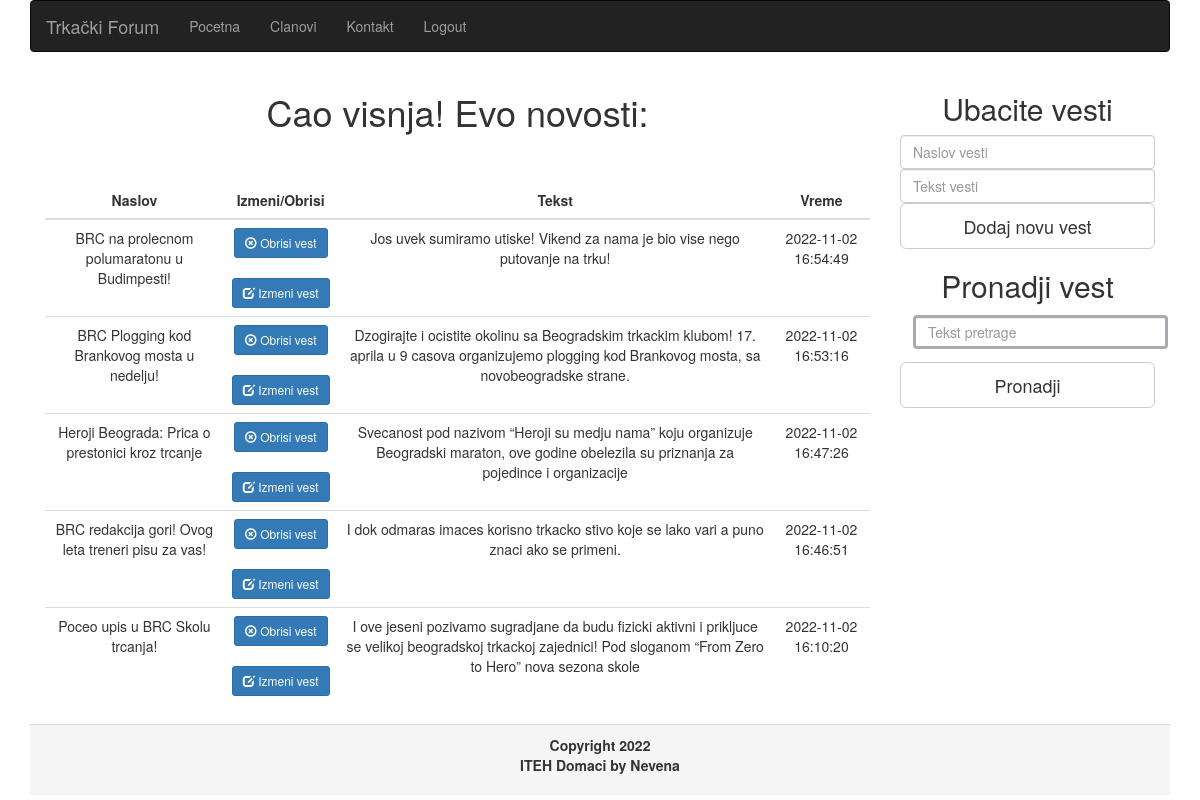
/home.php (signed in), run on the app's committed database.
### tables this page shows
CREATE TABLE `novosti` (
  `idnovosti` int(11) NOT NULL,
  `naslov` varchar(200) NOT NULL,
  `tekst` varchar(2000) NOT NULL,
  `vreme` datetime DEFAULT NULL,
  `idclana` int(11) NOT NULL,
  PRIMARY KEY ( `idnovosti` ),
  FOREIGN KEY (`idclana`) REFERENCES `clanovi`(`id`) 

);

### home.php (the view, shortened to what this page needs)
<?php
include("./db/konekcija.php");
?>
<!DOCTYPE html>
<html>
<head>
  <link rel="stylesheet" href="css/bootstrap.min.css">
</head>
<body onload="document.getElementById('txt').focus()">
<div class="container">
<nav class="navbar navbar-inverse navbar-justified">
  <div class="container-fluid">
    <div class="navbar-header">
      <a class="navbar-brand" href="index.php">Trkački Forum</a>
    </div>
    <div class="collapse navbar-collapse" id="myNavbar">
       <?php
          include('includes/nav.php');
         ?>
    </div>
  </div>
</nav>
</div>
<div class="container">
 <div class="col-sm-9" style="text-align: center;">
 	<h1>Cao <?php echo ($_SESSION["ime"]); ?>! Evo novosti:</h1>
 	<br>
 	<br>
 	<?php
        $sql="SELECT idnovosti, naslov, tekst, vreme FROM novosti ORDER BY idnovosti DESC";
        if (!$q=$conn->query($sql)){
        echo "<p>Nastala je greska pri izvodenju upita</p>" . mysql_query();
        exit();
        }
        if ($q->num_rows==0){
        echo "Nema novosti";
        } else {
			?>
			<table class="table table-hover">
				<thead>
					<tr>
						<th class="text-center">Naslov</th>
						<th class="text-center">Izmeni/Obrisi</th>
						<th class="text-center">Tekst</th>
						<th class="text-center">Vreme</th>
					</tr>
				</thead>
				<tbody>
			<?php
        while ($red=$q->fetch_object()){
          ?>
		  <tr>
            <td><?php echo " $red->naslov ";?></td>
			<td>
            <form method="post" action="">
            <button  class="btn btn-primary btn-sm" name="obrisi" type="button">
                <span class="glyphicon glyphicon-remove-circle" aria-hidden="true"></span>
                <a style="color:#fff;" href="?akcija=brisanje&idnovosti=<?php echo $red->idnovosti; ?>">Obrisi vest</a>
              </button>
            <br><br>
           <button  class="btn btn-primary btn-sm" name="izmeni" type="button" >
                <span class="glyphicon glyphicon-edit" aria-hidden="true"></span>
                <a style="color:#fff;"  href="?akcija=izmena_forma&idnovosti=<?php echo $red->idnovosti; ?>">Izmeni vest</a>
              </button>
            </form>
			</td>
            <td><?php echo "$red->tekst"; ?></td>
            <td><?php echo "$red->vreme" ?></td>
            </tr>
        <?php
                    }
					?>
					</tbody>
					</table>
					<?php
                  }
         ?>
</div>
<div class="col-sm-3" style="text-align: center;">
	<form class="form-signin" method="post" action="">
        <h2 class="form-signin-heading">Ubacite vesti</h2>
        <input name="naslov" type="text" id="inputNaslov" class="form-control" placeholder="Naslov vesti" required autofocus >
        <input name="tekst" type="text" id="inputTekst" class="form-control" placeholder="Tekst vesti" required autofocus >
        <button class="btn btn-lg btn-default btn-block" name="submit" type="submit">Dodaj novu vest</button>
      </form>
  <form type="get" name="pretrazivanje" class="form-signin">
        <h2 class="form-signin-heading">Pronadji vest</h2>
        <input type="text" id="txt" class="form-control" placeholder="Tekst pretrage" required autofocus>
        <button class="btn btn-lg btn-default btn-block" name="submit" type="button" id="sub">Pronadji</button>
        <br>
        <div required autofokus id="livesearch"></div><br/>
        <br>
  </form>
</div>
<?php
	include ('includes/footer.php');
 ?>

### home.php (style rules this page uses)
#txt { border: solid #A5ACB2; margin:13px; }

### data on the page
novosti: naslov "BRC na prolecnom polumaratonu u Budimpesti!", tekst "Jos uvek sumiramo utiske! Vikend za nama je bio vise nego putovanje na trku!", vreme "2022-11-02 16:54:49"
novosti: naslov "BRC Plogging kod Brankovog mosta u nedelju!", tekst "Dzogirajte i ocistite okolinu sa Beogradskim trkackim klubom! 17. aprila u 9 casova organizujemo plogging kod Brankovog mosta, sa novobeogradske strane.", vreme "2022-11-02 16:53:16"
novosti: naslov "Heroji Beograda: Prica o prestonici kroz trcanje", tekst "Svecanost pod nazivom “Heroji su medju nama” koju organizuje Beogradski maraton, ove godine obelezila su priznanja za pojedince i organizacije", vreme "2022-11-02 16:47:26"
novosti: naslov "BRC redakcija gori! Ovog leta treneri pisu za vas!", tekst "I dok odmaras imaces korisno trkacko stivo koje se lako vari a puno znaci ako se primeni.", vreme "2022-11-02 16:46:51"
novosti: naslov "Poceo upis u BRC Skolu trcanja!", tekst "I ove jeseni pozivamo sugradjane da budu fizicki aktivni i prikljuce se velikoj beogradskoj trkackoj zajednici! Pod sloganom “From Zero to Hero” nova sezona skole", vreme "2022-11-02 16:10:20"

### other printed values
$item[naziv] "Pocetna"
$item[naziv] "Clanovi"
$item[naziv] "Kontakt"
$item[naziv] "Logout"
$_SESSION["ime"] "visnja"
$myName "Nevena"
